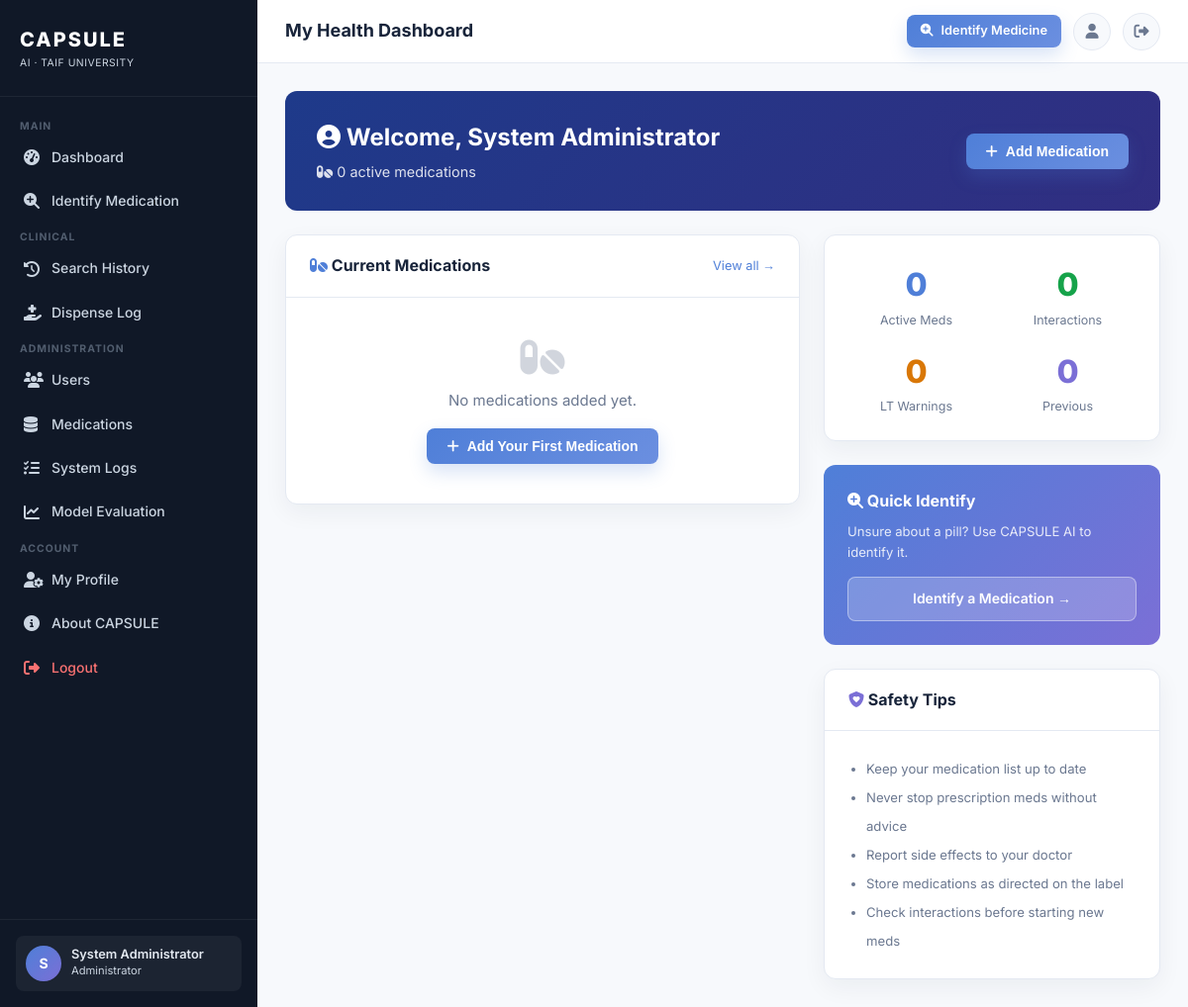
Screenshot of /patient/dashboard (signed in) with the database file from the repository.
### app.py (models this page shows, shortened)
class User(UserMixin, db.Model):
    __tablename__ = 'users'
    id = db.Column(db.Integer, primary_key=True)
    username = db.Column(db.String(80), unique=True, nullable=False)
    email = db.Column(db.String(120), unique=True, nullable=False)
    password_hash = db.Column(db.String(256), nullable=False)
    role = db.Column(db.String(20), default='patient')        # admin|doctor|pharmacist|patient
    full_name = db.Column(db.String(120), default='')
    hospital = db.Column(db.String(120), default='')
    specialty = db.Column(db.String(80), default='')
    is_active = db.Column(db.Boolean, default=True)
    created_at = db.Column(db.DateTime, default=datetime.utcnow)
    last_login = db.Column(db.DateTime, nullable=True)
    searches = db.relationship('SearchHistory', backref='user', lazy=True,
                               cascade='all, delete-orphan')
    @property
    def role_label(self):
        labels = {'admin': 'Administrator', 'doctor': 'Doctor',
                  'pharmacist': 'Pharmacist', 'patient': 'Patient'}
        return labels.get(self.role, 'Patient')

### app.py (the view)
@app.route('/patient/dashboard')
@login_required
@role_required('patient', 'admin')
def patient_dashboard():
    current_meds = PatientMedication.query.filter_by(
        patient_id=current_user.id, status='current').all()
    prev_meds = PatientMedication.query.filter_by(
        patient_id=current_user.id, status='previous').all()
    from drug_interaction_checker import DrugInteractionChecker
    checker = DrugInteractionChecker()
    med_names = [m.medication_name for m in current_meds]
    expanded = list(med_names)
    for mn in med_names:
        db_med = Medication.query.filter(Medication.drug_name.ilike(f'%{mn}%')).first()
        if db_med and db_med.generic_name:
            generic = db_med.generic_name.split('/')[0].strip()
            if generic.lower() not in [n.lower() for n in expanded]:
                expanded.append(generic)
    interactions = checker.check_by_names(expanded) if len(expanded) >= 2 else []
    long_term_notices = [m for m in current_meds if m.long_term_flag]
    recent_searches = SearchHistory.query.filter_by(user_id=current_user.id)\
        .order_by(SearchHistory.created_at.desc()).limit(5).all()
    drugs = Medication.query.filter_by(is_active=True)\
        .with_entities(Medication.drug_name, Medication.generic_name)\
        .order_by(Medication.drug_name).all()
    return render_template('patient/dashboard.html',
                           current_meds=current_meds,
                           prev_meds=prev_meds,
                           interactions=interactions,
                           long_term_notices=long_term_notices,
                           recent_searches=recent_searches,
                           drugs=drugs)

### app.py (called while the page is built)
@app.after_request
def set_security_headers(response):
    response.headers['X-Content-Type-Options'] = 'nosniff'
    response.headers['X-Frame-Options'] = 'SAMEORIGIN'
    response.headers['X-XSS-Protection'] = '1; mode=block'
    response.headers['Referrer-Policy'] = 'strict-origin-when-cross-origin'
    return response

@login_manager.user_loader
def load_user(user_id):
    return db.session.get(User, int(user_id))

def role_required(*roles):
    def decorator(f):
        @wraps(f)
        def decorated(*args, **kwargs):
            if not current_user.is_authenticated:
                return redirect(url_for('login'))
            if current_user.role not in roles:
                flash('You do not have permission to access this page.', 'danger')
                return redirect(url_for('index'))
            return f(*args, **kwargs)
        return decorated
    return decorator

### templates/patient/dashboard.html (shortened to what this page needs)
{% extends "base.html" %}
{% block page_title %}My Health Dashboard{% endblock %}
{% block content %}
<div style="background:linear-gradient(135deg,#1e3a8a,#312e81);border-radius:var(--radius);padding:28px 32px;color:#fff;margin-bottom:24px;display:flex;justify-content:space-between;align-items:center;flex-wrap:wrap;gap:16px">
  <div>
    <h2 style="margin:0;font-size:1.5rem"><i class="fa-solid fa-user-circle"></i>
      Welcome, {{ current_user.full_name or current_user.username }}
    </h2>
    <p style="margin:4px 0 0;opacity:.85;font-size:.9rem">
      <i class="fa-solid fa-pills"></i> {{ current_meds|length }} active medication{{ 's' if current_meds|length != 1 }}
    </p>
  </div>
  <button onclick="openAddMedModal()" class="btn btn-primary" style="background:#fff;color:var(--primary)">
    <i class="fa-solid fa-plus"></i> Add Medication
  </button>
</div>
<div style="display:grid;grid-template-columns:1fr 340px;gap:24px;align-items:start">
  <div>
    <div class="card mb-3">
      <div class="card-header">
        <h3 class="card-title"><i class="fa-solid fa-pills" style="color:var(--primary)"></i> Current Medications</h3>
        <a href="{{ url_for('patient_medications') }}" style="font-size:.8rem;color:var(--primary)">View all →</a>
      </div>
      {% if current_meds %}
      <div class="card-body" style="padding:0">
        <table class="table" style="margin:0">
          <thead>
            <tr>
              <th>Medication</th>
              <th>Dosage</th>
              <th>Since</th>
              <th></th>
            </tr>
          </thead>
          <tbody>
            {% for med in current_meds[:8] %}
            <tr>
              <td>
                <strong>{{ med.medication_name }}</strong>
                {% if med.long_term_flag %}
                <span title="Long-term use warning" style="color:#d97706;margin-left:4px"><i class="fa-solid fa-clock"></i></span>
                {% endif %}
              </td>
              <td style="font-size:.82rem;color:var(--text-secondary)">{{ med.dosage or '—' }}</td>
              <td style="font-size:.82rem;color:var(--text-secondary)">
                {{ med.start_date.strftime('%d %b %Y') if med.start_date else '—' }}
              </td>
              <td style="text-align:right">
                <a href="{{ url_for('patient_medications') }}" class="btn btn-outline" style="padding:3px 10px;font-size:.75rem">Manage</a>
              </td>
            </tr>
            {% endfor %}
          </tbody>
        </table>
      </div>
      {% else %}
      <div class="card-body" style="text-align:center;padding:40px;color:var(--text-secondary)">
        <i class="fa-solid fa-pills" style="font-size:2.5rem;opacity:.3;display:block;margin-bottom:12px"></i>
        <p style="margin:0 0 16px">No medications added yet.</p>
        <button onclick="openAddMedModal()" class="btn btn-primary">
          <i class="fa-solid fa-plus"></i> Add Your First Medication
        </button>
      </div>
      {% endif %}
    </div>
  </div>
  <div>
    <div class="card mb-3">
      <div class="card-body" style="display:grid;grid-template-columns:1fr 1fr;gap:16px;text-align:center">
        <div>
          <div class="stat-val">{{ current_meds|length }}</div>
          <div style="font-size:.78rem;color:var(--text-secondary)">Active Meds</div>
        </div>
        <div>
          <div class="stat-val" style="color:{% if interactions %}#dc2626{% else %}#16a34a{% endif %}">{{ interactions|length }}</div>
          <div style="font-size:.78rem;color:var(--text-secondary)">Interactions</div>
        </div>
        <div>
          <div class="stat-val" style="color:#d97706">{{ long_term_notices|length }}</div>
          <div style="font-size:.78rem;color:var(--text-secondary)">LT Warnings</div>
        </div>
        <div>
          <div class="stat-val" style="color:var(--secondary)">{{ prev_meds|length }}</div>
          <div style="font-size:.78rem;color:var(--text-secondary)">Previous</div>
        </div>
      </div>
    </div>
    <div class="quick-identify-box mb-3">
      <h4 style="margin:0 0 8px;font-size:1rem"><i class="fa-solid fa-magnifying-glass-plus"></i> Quick Identify</h4>
      <p style="font-size:.82rem;opacity:.85;margin:0 0 14px">Unsure about a pill? Use CAPSULE AI to identify it.</p>
      <a href="{{ url_for('identify') }}" class="btn" style="background:rgba(255,255,255,.2);color:#fff;border:1px solid rgba(255,255,255,.4);width:100%;justify-content:center">
        Identify a Medication →
      </a>
    </div>
    <div class="card">
      <div class="card-header">
        <h3 class="card-title"><i class="fa-solid fa-shield-heart" style="color:var(--secondary)"></i> Safety Tips</h3>
      </div>
      <div class="card-body" style="font-size:.82rem;color:var(--text-secondary)">
        <ul style="margin:0;padding-left:18px;line-height:2.2">
          <li>Keep your medication list up to date</li>
          <li>Never stop prescription meds without advice</li>
          <li>Report side effects to your doctor</li>
          <li>Store medications as directed on the label</li>
          <li>Check interactions before starting new meds</li>
        </ul>
      </div>
    </div>
  </div>
</div>
{% endblock %}

### templates/base.html (shortened to what this page needs)
<!DOCTYPE html>
<html lang="en">
<head>
  <link rel="stylesheet" href="https://cdnjs.cloudflare.com/ajax/libs/font-awesome/6.5.0/css/all.min.css">
  <link rel="stylesheet" href="{{ url_for('static', filename='css/style.css') }}?v=2">
</head>
<body>
<div class="app-wrapper">
  <aside class="sidebar" id="sidebar">
    <div class="sidebar-brand">
      <div class="sidebar-brand-text">
        <span class="sidebar-brand-name">CAPSULE</span>
        <span class="sidebar-brand-sub">AI · Taif University</span>
      </div>
    </div>
    <nav class="sidebar-nav">
      <span class="sidebar-section-label">Main</span>
      {% if current_user.is_authenticated and current_user.role == 'admin' %}
      <a href="{{ url_for('admin_dashboard') }}"
         class="{% if request.endpoint == 'admin_dashboard' %}active{% endif %}">
        <i class="fa-solid fa-gauge-high"></i> Dashboard
      </a>
      {% elif current_user.is_authenticated and current_user.role == 'doctor' %}
      <a href="{{ url_for('doctor_dashboard') }}"
         class="{% if request.endpoint == 'doctor_dashboard' %}active{% endif %}">
        <i class="fa-solid fa-gauge-high"></i> Dashboard
      </a>
      {% elif current_user.is_authenticated and current_user.role == 'pharmacist' %}
      <a href="{{ url_for('pharmacist_dashboard') }}"
         class="{% if request.endpoint == 'pharmacist_dashboard' %}active{% endif %}">
        <i class="fa-solid fa-gauge-high"></i> Dashboard
      </a>
      {% elif current_user.is_authenticated and current_user.role == 'patient' %}
      <a href="{{ url_for('patient_dashboard') }}"
         class="{% if request.endpoint == 'patient_dashboard' %}active{% endif %}">
        <i class="fa-solid fa-gauge-high"></i> My Dashboard
      </a>
      {% else %}
      <a href="{{ url_for('dashboard') }}"
         class="{% if request.endpoint == 'dashboard' %}active{% endif %}">
        <i class="fa-solid fa-gauge-high"></i> Dashboard
      </a>
      {% endif %}
      <a href="{{ url_for('identify') }}"
         class="{% if request.endpoint == 'identify' %}active{% endif %}">
        <i class="fa-solid fa-magnifying-glass-plus"></i> Identify Medication
      </a>
      <span class="sidebar-section-label">Clinical</span>
      <a href="{{ url_for('history') }}"
         class="{% if request.endpoint == 'history' %}active{% endif %}">
        <i class="fa-solid fa-clock-rotate-left"></i> Search History
      </a>
      {% if current_user.is_authenticated and current_user.role in ('pharmacist', 'admin') %}
      <a href="{{ url_for('pharmacist_dispense') }}"
         class="{% if request.endpoint == 'pharmacist_dispense' %}active{% endif %}">
        <i class="fa-solid fa-hand-holding-medical"></i> Dispense Log
      </a>
      {% endif %}
      {% if current_user.is_authenticated and current_user.role == 'admin' %}
      <span class="sidebar-section-label">Administration</span>
      <a href="{{ url_for('admin_dashboard') }}#users">
        <i class="fa-solid fa-users"></i> Users
      </a>
      <a href="{{ url_for('admin_dashboard') }}#drugs">
        <i class="fa-solid fa-database"></i> Medications
      </a>
      <a href="{{ url_for('admin_dashboard') }}#logs">
        <i class="fa-solid fa-list-check"></i> System Logs
      </a>
      <a href="{{ url_for('admin_evaluation') }}"
         class="{% if request.endpoint == 'admin_evaluation' %}active{% endif %}">
        <i class="fa-solid fa-chart-line"></i> Model Evaluation
      </a>
      {% endif %}
      <span class="sidebar-section-label">Account</span>
      <a href="{{ url_for('profile') }}"
         class="{% if request.endpoint == 'profile' %}active{% endif %}">
        <i class="fa-solid fa-user-gear"></i> My Profile
      </a>
<a href="{{ url_for('about') }}"
         class="{% if request.endpoint == 'about' %}active{% endif %}">
        <i class="fa-solid fa-circle-info"></i> About CAPSULE
      </a>
      <a href="{{ url_for('logout') }}" style="color:#f87171">
        <i class="fa-solid fa-right-from-bracket"></i> Logout
      </a>
    </nav>
    <div class="sidebar-footer">
      <div class="user-card">
        <div class="user-avatar">
          {% if current_user.is_authenticated %}{{ current_user.full_name[0].upper() if current_user.full_name else current_user.username[0].upper() }}{% else %}?{% endif %}
        </div>
        <div>
          <div class="user-info-name">
            {% if current_user.is_authenticated %}{{ current_user.full_name or current_user.username }}{% else %}Guest{% endif %}
          </div>
          <div class="user-info-role">{% if current_user.is_authenticated %}{{ current_user.role_label }}{% endif %}</div>
        </div>
      </div>
    </div>
  </aside>
  <div class="main-content">
    <header class="topbar">
      <div class="d-flex align-center gap-1">
        <span class="topbar-title">{% block page_title %}{% endblock %}</span>
      </div>
      <div class="topbar-right">
        <a href="{{ url_for('identify') }}" class="btn btn-primary btn-sm">
          <i class="fa-solid fa-magnifying-glass-plus"></i>
          <span class="d-none d-sm-inline">Identify Medicine</span>
        </a>
        <a href="{{ url_for('profile') }}" class="topbar-btn" title="Profile">
          <i class="fa-solid fa-user"></i>
        </a>
        <a href="{{ url_for('logout') }}" class="topbar-btn" title="Logout">
          <i class="fa-solid fa-right-from-bracket"></i>
        </a>
      </div>
    </header>
    <main class="page-content">
      {% block content %}{% endblock %}
    </main>
  </div>
</div>
</body>
</html>

### templates/patient/dashboard.html (style rules this page uses)
.stat-val { font-size:2rem; font-weight:800; color:var(--primary); }
.quick-identify-box { background:linear-gradient(135deg,var(--primary),var(--secondary)); border-radius:var(--radius); padding:24px; color:#fff; }

### rows the page displays
User: full_name "S", full_name "System Administrator", role_label "Administrator"

### other values shown
{{ current_meds|length }} "0"
{{ 's' if current_meds|length != 1 }} "s"
{{ interactions|length }} "0"
{{ long_term_notices|length }} "0"
{{ prev_meds|length }} "0"
